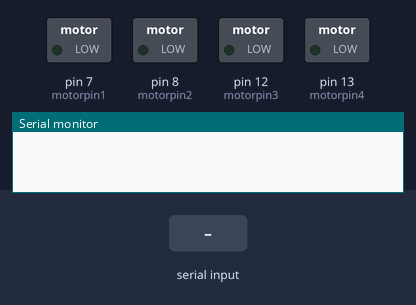
Bench run of a sketch on a simulated Arduino Uno, built with avr-gcc and run on an emulated ATmega328P. Shown: switched loads named in the sketch (green lamp = pin HIGH), the last lines printed to the serial monitor. The inputs (shaded band) are chosen by the test bench.

Above: at 1.2 s.
1.3 s: "1" received over Serial
At 2.6 s:
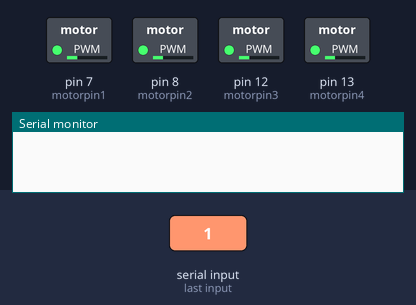
At 9.8 s:
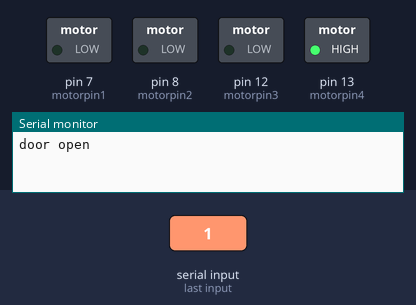
Timing chart, 0 to 10.9 s (numbered marks = the images above; inputs shaded):
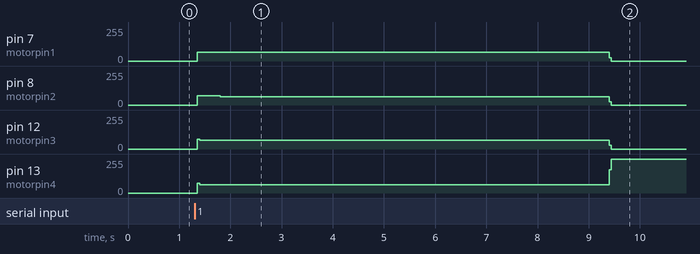

The sketch:

STEPPER_BLUETOOTH.ino
```cpp
int motorpin1 = 7;
int motorpin2 = 8;
int motorpin3 = 12;
int motorpin4 = 13;
int delayTime = 2;
int flag = 0;
int state = 0;


void setup() {
  pinMode(motorpin1, OUTPUT);
  pinMode(motorpin2, OUTPUT);
  pinMode(motorpin3, OUTPUT);
  pinMode(motorpin4, OUTPUT);
  Serial.begin(9600);
}

void loop() {

  if (Serial.available() > 0) {
    state = Serial.read();
    flag = 0;
  }
  if (state == '1') {
    for (int i; i < 1000; i++) {
      digitalWrite(motorpin1, HIGH);
      digitalWrite(motorpin2, LOW);
      digitalWrite(motorpin3, LOW);
      digitalWrite(motorpin4, LOW);
      delay(delayTime);
      digitalWrite(motorpin1, LOW);
      digitalWrite(motorpin2, HIGH);
      digitalWrite(motorpin3, LOW);
      digitalWrite(motorpin4, LOW);
      delay(delayTime);
      digitalWrite(motorpin1, LOW);
      digitalWrite(motorpin2, LOW);
      digitalWrite(motorpin3, HIGH);
      digitalWrite(motorpin4, LOW);
      delay(delayTime);
      digitalWrite(motorpin1, LOW);
      digitalWrite(motorpin2, LOW);
      digitalWrite(motorpin3, LOW);
      digitalWrite(motorpin4, HIGH);
      delay(delayTime);
    }

    if (flag == 0) {
      Serial.println("door open");
      flag = 1;
      state=7;
    }
  }
  if (state == '0') {
    for (int i; i <1000; i++) {

      digitalWrite(motorpin1, LOW);
      digitalWrite(motorpin2, LOW);
      digitalWrite(motorpin3, LOW);
      digitalWrite(motorpin4, HIGH);
      delay(delayTime);
      digitalWrite(motorpin1, LOW);
      digitalWrite(motorpin2, LOW);
      digitalWrite(motorpin3, HIGH);
      digitalWrite(motorpin4, LOW);
      delay(delayTime);
      digitalWrite(motorpin1, LOW);
      digitalWrite(motorpin2, HIGH);
      digitalWrite(motorpin3, LOW);
      digitalWrite(motorpin4, LOW);
      delay(delayTime);
      digitalWrite(motorpin1, HIGH);
      digitalWrite(motorpin2, LOW);
      digitalWrite(motorpin3, LOW);
      digitalWrite(motorpin4, LOW);
      delay(delayTime);

    }
    if (flag == 0) {
      Serial.println("door closed");
      flag = 1;
      state=7;
    }

  }
}
```

Measured:
- after the input at 1.3 s, pin 7 (motorpin1), pin 12 (motorpin3): 0/255 → 64/255 after 0.06 s, → 0/255 8.0 s later; pin 8 (motorpin2): 0/255 → 68/255 after 0.06 s, → 62/255 0.44 s later, → 0/255 7.6 s later; pin 13 (motorpin4): 0/255 → 62/255 after 0.06 s, → 255/255 8.0 s later
